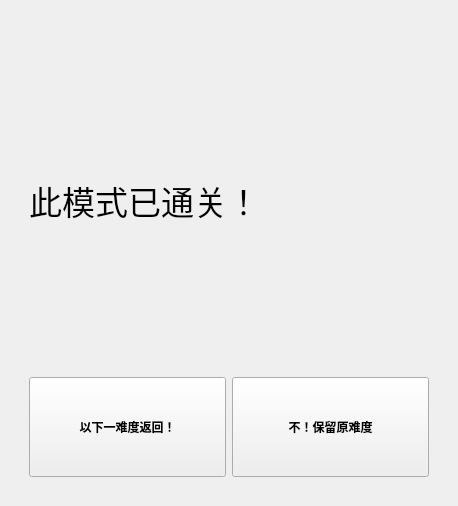
<?xml version="1.0" encoding="UTF-8"?>
<ui version="4.0">
 <class>Widget</class>
 <widget class="QWidget" name="Widget">
  <property name="geometry">
   <rect>
    <x>0</x>
    <y>0</y>
    <width>454</width>
    <height>506</height>
   </rect>
  </property>
  <property name="maximumSize">
   <size>
    <width>1000</width>
    <height>1000</height>
   </size>
  </property>
  <property name="windowTitle">
   <string>Widget</string>
  </property>
  <layout class="QVBoxLayout" name="verticalLayout_4">
   <item>
    <widget class="QStackedWidget" name="stackedWidget">
     <property name="currentIndex">
      <number>0</number>
     </property>
     <widget class="QWidget" name="page">
      <layout class="QHBoxLayout" name="horizontalLayout">
       <item>
        <widget class="QStackedWidget" name="stackedWidget_2">
         <property name="currentIndex">
          <number>2</number>
         </property>
         <widget class="QWidget" name="page_3">
          <layout class="QGridLayout" name="gridLayout_2">
           <item row="1" column="0">
            <widget class="QFrame" name="frame">
             <property name="frameShape">
              <enum>QFrame::Box</enum>
             </property>
             <property name="frameShadow">
              <enum>QFrame::Raised</enum>
             </property>
             <property name="lineWidth">
              <number>5</number>
             </property>
             <layout class="QVBoxLayout" name="verticalLayout_3">
              <item>
               <widget class="QLCDNumber" name="lcdNumber"/>
              </item>
             </layout>
            </widget>
           </item>
           <item row="1" column="1">
            <widget class="QWidget" name="widget_2" native="true">
             <layout class="QGridLayout" name="gridLayout_3">
              <item row="4" column="0" colspan="2">
               <widget class="QPushButton" name="button">
                <property name="text">
                 <string>认输</string>
                </property>
               </widget>
              </item>
              <item row="3" column="1">
               <widget class="QPushButton" name="changebutton">
                <property name="minimumSize">
                 <size>
                  <width>0</width>
                  <height>70</height>
                 </size>
                </property>
                <property name="text">
                 <string>给予通关区间</string>
                </property>
               </widget>
              </item>
              <item row="3" column="0">
               <widget class="QPushButton" name="startbon">
                <property name="minimumSize">
                 <size>
                  <width>50</width>
                  <height>70</height>
                 </size>
                </property>
                <property name="font">
                 <font>
                  <family>Microsoft YaHei UI</family>
                  <pointsize>17</pointsize>
                 </font>
                </property>
                <property name="text">
                 <string>按压</string>
                </property>
               </widget>
              </item>
              <item row="0" column="0" colspan="2">
               <widget class="QWidget" name="level" native="true">
                <property name="minimumSize">
                 <size>
                  <width>100</width>
                  <height>100</height>
                 </size>
                </property>
                <layout class="QGridLayout" name="gridLayout">
                 <item row="2" column="1">
                  <widget class="QRadioButton" name="hard">
                   <property name="font">
                    <font>
                     <family>Broadway</family>
                     <pointsize>9</pointsize>
                    </font>
                   </property>
                   <property name="text">
                    <string>hard</string>
                   </property>
                  </widget>
                 </item>
                 <item row="4" column="0">
                  <widget class="QRadioButton" name="insane">
                   <property name="font">
                    <font>
                     <family>Broadway</family>
                     <pointsize>9</pointsize>
                    </font>
                   </property>
                   <property name="text">
                    <string>Insane</string>
                   </property>
                  </widget>
                 </item>
                 <item row="4" column="1">
                  <widget class="QRadioButton" name="demon">
                   <property name="font">
                    <font>
                     <family>Broadway</family>
                     <pointsize>9</pointsize>
                    </font>
                   </property>
                   <property name="text">
                    <string>Demon</string>
                   </property>
                  </widget>
                 </item>
                 <item row="2" column="0">
                  <widget class="QRadioButton" name="eazy">
                   <property name="font">
                    <font>
                     <family>Broadway</family>
                     <pointsize>9</pointsize>
                    </font>
                   </property>
                   <property name="text">
                    <string>eazy</string>
                   </property>
                  </widget>
                 </item>
                 <item row="0" column="0" colspan="2">
                  <widget class="QLabel" name="levellabel">
                   <property name="font">
                    <font>
                     <family>Curlz MT</family>
                     <pointsize>13</pointsize>
                     <weight>75</weight>
                     <bold>true</bold>
                    </font>
                   </property>
                   <property name="text">
                    <string>请选择难度^_^</string>
                   </property>
                   <property name="margin">
                    <number>7</number>
                   </property>
                   <property name="indent">
                    <number>20</number>
                   </property>
                  </widget>
                 </item>
                 <item row="5" column="0" colspan="2">
                  <widget class="QLabel" name="rebonlabel">
                   <property name="font">
                    <font>
                     <pointsize>7</pointsize>
                     <weight>75</weight>
                     <bold>true</bold>
                    </font>
                   </property>
                   <property name="text">
                    <string>重置后需要再次点击！</string>
                   </property>
                  </widget>
                 </item>
                </layout>
               </widget>
              </item>
             </layout>
            </widget>
           </item>
           <item row="0" column="0" colspan="2">
            <widget class="QWidget" name="widget" native="true">
             <property name="minimumSize">
              <size>
               <width>400</width>
               <height>150</height>
              </size>
             </property>
             <property name="autoFillBackground">
              <bool>true</bool>
             </property>
             <widget class="QLabel" name="charabacklabel">
              <property name="geometry">
               <rect>
                <x>9</x>
                <y>9</y>
                <width>16</width>
                <height>16</height>
               </rect>
              </property>
              <property name="text">
               <string/>
              </property>
              <property name="scaledContents">
               <bool>true</bool>
              </property>
             </widget>
             <widget class="QLabel" name="obj1label">
              <property name="geometry">
               <rect>
                <x>10</x>
                <y>120</y>
                <width>91</width>
                <height>81</height>
               </rect>
              </property>
              <property name="text">
               <string/>
              </property>
              <property name="textFormat">
               <enum>Qt::AutoText</enum>
              </property>
              <property name="pixmap">
               <pixmap resource="image.qrc">:/Photo/obj1.jpg</pixmap>
              </property>
              <property name="scaledContents">
               <bool>true</bool>
              </property>
             </widget>
             <widget class="QLabel" name="label">
              <property name="geometry">
               <rect>
                <x>30</x>
                <y>90</y>
                <width>71</width>
                <height>71</height>
               </rect>
              </property>
              <property name="minimumSize">
               <size>
                <width>10</width>
                <height>10</height>
               </size>
              </property>
              <property name="maximumSize">
               <size>
                <width>200</width>
                <height>200</height>
               </size>
              </property>
              <property name="text">
               <string/>
              </property>
              <property name="pixmap">
               <pixmap resource="image.qrc">:/Photo/character.png</pixmap>
              </property>
              <property name="scaledContents">
               <bool>true</bool>
              </property>
             </widget>
             <widget class="QLabel" name="obj2label">
              <property name="geometry">
               <rect>
                <x>230</x>
                <y>120</y>
                <width>91</width>
                <height>81</height>
               </rect>
              </property>
              <property name="minimumSize">
               <size>
                <width>91</width>
                <height>81</height>
               </size>
              </property>
              <property name="text">
               <string/>
              </property>
              <property name="pixmap">
               <pixmap resource="image.qrc">:/Photo/obj1.jpg</pixmap>
              </property>
              <property name="scaledContents">
               <bool>true</bool>
              </property>
             </widget>
             <widget class="QProgressBar" name="proBar">
              <property name="geometry">
               <rect>
                <x>10</x>
                <y>10</y>
                <width>381</width>
                <height>23</height>
               </rect>
              </property>
              <property name="value">
               <number>50</number>
              </property>
              <property name="alignment">
               <set>Qt::AlignLeading|Qt::AlignLeft|Qt::AlignVCenter</set>
              </property>
              <property name="textVisible">
               <bool>false</bool>
              </property>
              <property name="textDirection">
               <enum>QProgressBar::TopToBottom</enum>
              </property>
             </widget>
             <zorder>obj2label</zorder>
             <zorder>obj1label</zorder>
             <zorder>charabacklabel</zorder>
             <zorder>label</zorder>
             <zorder>proBar</zorder>
            </widget>
           </item>
          </layout>
         </widget>
         <widget class="QWidget" name="page_4">
          <layout class="QVBoxLayout" name="verticalLayout_2">
           <item>
            <widget class="QLabel" name="overlabel">
             <property name="text">
              <string>游戏失败</string>
             </property>
            </widget>
           </item>
           <item>
            <widget class="QPushButton" name="rebon">
             <property name="enabled">
              <bool>true</bool>
             </property>
             <property name="minimumSize">
              <size>
               <width>25</width>
               <height>30</height>
              </size>
             </property>
             <property name="maximumSize">
              <size>
               <width>16777215</width>
               <height>20</height>
              </size>
             </property>
             <property name="text">
              <string>重置</string>
             </property>
            </widget>
           </item>
          </layout>
         </widget>
         <widget class="QWidget" name="page_5">
          <layout class="QGridLayout" name="gridLayout_4">
           <item row="1" column="0">
            <widget class="QPushButton" name="OKButton">
             <property name="minimumSize">
              <size>
               <width>0</width>
               <height>100</height>
              </size>
             </property>
             <property name="maximumSize">
              <size>
               <width>500</width>
               <height>100</height>
              </size>
             </property>
             <property name="font">
              <font>
               <family>幼圆</family>
               <weight>75</weight>
               <bold>true</bold>
              </font>
             </property>
             <property name="text">
              <string>以下一难度返回！</string>
             </property>
            </widget>
           </item>
           <item row="1" column="1">
            <widget class="QPushButton" name="OKButton2">
             <property name="minimumSize">
              <size>
               <width>0</width>
               <height>100</height>
              </size>
             </property>
             <property name="font">
              <font>
               <family>幼圆</family>
               <weight>75</weight>
               <bold>true</bold>
              </font>
             </property>
             <property name="text">
              <string>不！保留原难度</string>
             </property>
            </widget>
           </item>
           <item row="0" column="0" colspan="2">
            <widget class="QLabel" name="OKlabel">
             <property name="font">
              <font>
               <family>方正姚体</family>
               <pointsize>25</pointsize>
              </font>
             </property>
             <property name="text">
              <string>此模式已通关！</string>
             </property>
             <property name="scaledContents">
              <bool>true</bool>
             </property>
            </widget>
           </item>
          </layout>
         </widget>
        </widget>
       </item>
      </layout>
     </widget>
     <widget class="QWidget" name="page_2">
      <layout class="QFormLayout" name="formLayout">
       <item row="1" column="1">
        <widget class="QPushButton" name="Mainbutton">
         <property name="minimumSize">
          <size>
           <width>100</width>
           <height>70</height>
          </size>
         </property>
         <property name="text">
          <string>开始！ </string>
         </property>
        </widget>
       </item>
       <item row="0" column="1">
        <widget class="QLabel" name="startlabel">
         <property name="minimumSize">
          <size>
           <width>400</width>
           <height>200</height>
          </size>
         </property>
         <property name="text">
          <string/>
         </property>
         <property name="pixmap">
          <pixmap resource="image.qrc">:/Photo/main.jpg</pixmap>
         </property>
         <property name="scaledContents">
          <bool>true</bool>
         </property>
        </widget>
       </item>
      </layout>
     </widget>
    </widget>
   </item>
  </layout>
 </widget>
 <resources>
  <include location="image.qrc"/>
 </resources>
 <connections/>
</ui>
